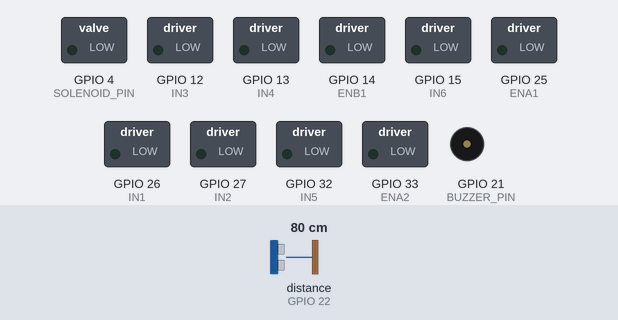
Simulated run of this sketch. Board: ESP32. Parts: switched loads named in the sketch (green lamp = pin HIGH), buzzer (waves = sounding, pin HIGH). Wiring (inferred from the names in the program): ultrasonic range finder: trigger GPIO 23; echo GPIO 22. Inputs (shaded band) come from the test bench; at power-on: distance to the obstacle (sensor on GPIO 22) 80 cm. The echo pulse lasts 58.3 µs per cm; WiFi joins after 1.5 s; servers stay silent unless stated; no MQTT or app messages arrive unless stated; pins used as bus, display or sensor lines are not drawn; what the sketch prints to the serial monitor is not drawn.

Above: at 2.7 s.
2.8 s: distance to the obstacle (sensor on GPIO 22) set to 12 cm
4.3 s: distance to the obstacle (sensor on GPIO 22) set to 9 cm
At 4.8 s:
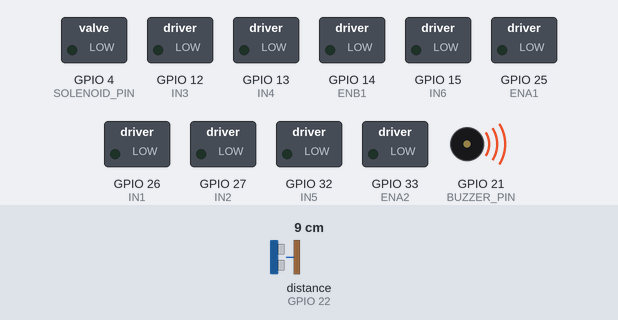
8.8 s: distance to the obstacle (sensor on GPIO 22) set to 18 cm
At 9.5 s:
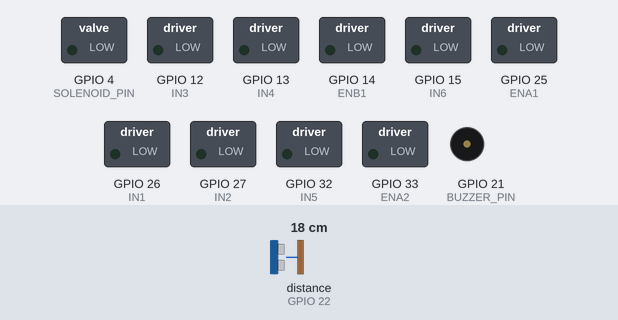
10.3 s: distance to the obstacle (sensor on GPIO 22) set to 2 cm
At 11.6 s:
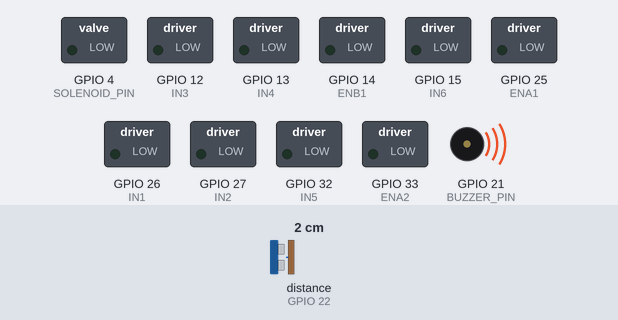
Timing chart, 0 to 12.8 s (numbered marks = the images above; inputs shaded):
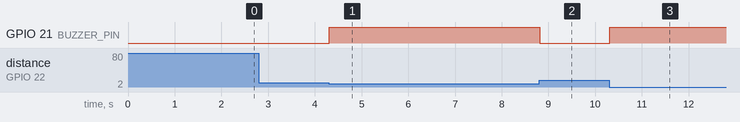

Measured:
- the behaviour switches between 11 and 10 cm on distance to the obstacle (sensor on GPIO 22) (found by bisection; images 0 and 1)
- after the input at 2.8 s, every drawn part: stays the same
- after the input at 4.3 s, GPIO 21 (BUZZER_PIN): LOW → HIGH at once
- after the input at 8.8 s, GPIO 21 (BUZZER_PIN): HIGH → LOW at once
- after the input at 10.3 s, GPIO 21 (BUZZER_PIN): LOW → HIGH at once

The sketch:

esp32.ino
```cpp
#include <WiFi.h>
#include <PubSubClient.h>
#include <ArduinoJson.h>

// =========================
// WIFI CONFIG
// =========================
const char* ssid = "Redmi 13";
const char* password = "iyapunyarael";

// =========================
// MQTT CONFIG
// =========================
const char* mqtt_server = "broker.hivemq.com";
const int mqtt_port = 1883;

WiFiClient espClient;
PubSubClient client(espClient);

// =========================
// MOTOR PINS (SESUAI KODE AWAL)
// =========================
#define ENA1 25
#define IN1 26
#define IN2 27

#define ENB1 14
#define IN3 12
#define IN4 13

#define ENA2 33
#define IN5 32
#define IN6 15

// =========================
// MOTOR CALIBRATION V6 (Advanced Mapping)
// =========================
// 1. MIN_POWER (Deadband) : Berapa PWM minimum agar motor KUAT mulai berputar?
const int MIN_POWER_KIRI = 90;
const int MIN_POWER_KANAN = 150; // Diberi 150 agar langsung kuat mendobrak beban baterai di kanan
const int MIN_POWER_BELAKANG = 120;

// 2. MAX_POWER (Top Speed) : Berapa batas atas kecepatan motor?
const int MAX_POWER_KIRI = 190;  // Dibatasi ke 190 agar kecepatan tertingginya tidak mendahului kanan
const int MAX_POWER_KANAN = 255; // Bebas mentok sampai 255
const int MAX_POWER_BELAKANG = 255;

// =========================
// SOLENOID (SHOOTER)
// =========================
#define SOLENOID_PIN 4

// =========================
// ULTRASONIC
// =========================
#define TRIG_PIN 23
#define ECHO_PIN 22

// =========================
// BUZZER
// =========================
#define BUZZER_PIN 21

// =========================
// SAFETY TIMER
// =========================
unsigned long lastCommandTime = 0;
const unsigned long SAFETY_TIMEOUT = 500;
bool isStopped = true;

// =========================
// WiFi CONNECTION
// =========================
void setup_wifi() {
  Serial.println("\nConnecting WiFi...");
  WiFi.begin(ssid, password);

  while (WiFi.status() != WL_CONNECTED) {
    delay(500);
    Serial.print(".");
  }

  Serial.println("\nWiFi Connected");
  Serial.print("IP : ");
  Serial.println(WiFi.localIP());
}

// =========================
// MOTOR CONTROL
// =========================
void setMotor(int pwmPin, int in1, int in2, int speedVal) {
  speedVal = constrain(speedVal, -255, 255);

  if(speedVal > 0) {
    digitalWrite(in1, HIGH);
    digitalWrite(in2, LOW);
    ledcWrite(pwmPin, speedVal);
  }
  else if(speedVal < 0) {
    digitalWrite(in1, LOW);
    digitalWrite(in2, HIGH);
    ledcWrite(pwmPin, abs(speedVal));
  }
  else {
    digitalWrite(in1, LOW);
    digitalWrite(in2, LOW);
    ledcWrite(pwmPin, 0);
  }
}

// =========================
// MOTOR COMMAND LANGSUNG (V6 ALGORITHM)
// =========================
void moveMotors(int motorKiri, int motorKanan, int motorBelakang) {

  // Lambda function untuk menghitung Advanced Mapping
  auto mapSpeed = [](int inputSpeed, int minPwr, int maxPwr) {
    if (inputSpeed == 0) return 0;
    int absSpeed = abs(inputSpeed);

    // Asumsikan inputSpeed dari controller antara 1 s/d 255
    // Kita petakan ke rentang minPwr s/d maxPwr yang spesifik per roda
    int mapped = map(absSpeed, 1, 255, minPwr, maxPwr);

    // Kembalikan arahnya (maju/mundur)
    return (inputSpeed > 0) ? mapped : -mapped;
  };

  // Terapkan mapping ke masing-masing roda
  int pwmKiri = mapSpeed(motorKiri, MIN_POWER_KIRI, MAX_POWER_KIRI);
  int pwmKanan = mapSpeed(motorKanan, MIN_POWER_KANAN, MAX_POWER_KANAN);
  int pwmBelakang = mapSpeed(motorBelakang, MIN_POWER_BELAKANG, MAX_POWER_BELAKANG);

  setMotor(ENA1, IN1, IN2, pwmKiri);
  setMotor(ENB1, IN3, IN4, pwmKanan);
  setMotor(ENA2, IN5, IN6, pwmBelakang);

  isStopped = false; // Tandai bahwa robot sedang bergerak
}

// =========================
// GERAKAN DASAR
// =========================
void maju(int speed) {
  int s = constrain(speed, 0, 255);
  moveMotors(s, s, 0);
}

void mundur(int speed) {
  int s = constrain(speed, 0, 255);
  moveMotors(-s, -s, 0);
}

void geserKiri(int speed) {
  int s = constrain(speed, 0, 255);
  moveMotors(s/2, -s/2, -s);
}

void geserKanan(int speed) {
  int s = constrain(speed, 0, 255);
  moveMotors(-s/2, s/2, s);
}

void rotasiKiri(int speed) {
  int s = constrain(speed, 0, 255);
  moveMotors(s, -s, s);
}

void rotasiKanan(int speed) {
  int s = constrain(speed, 0, 255);
  moveMotors(-s, s, -s);
}

void stopRobot() {
  setMotor(ENA1, IN1, IN2, 0);
  setMotor(ENB1, IN3, IN4, 0);
  setMotor(ENA2, IN5, IN6, 0);
  isStopped = true;
}

// =========================
// SOLENOID / KICKER
// =========================
void kick() {
  digitalWrite(SOLENOID_PIN, HIGH);
  delay(200);
  digitalWrite(SOLENOID_PIN, LOW);
}

// =========================
// ULTRASONIC SENSOR
// =========================
float bacaJarak() {
  digitalWrite(TRIG_PIN, LOW);
  delayMicroseconds(2);

  digitalWrite(TRIG_PIN, HIGH);
  delayMicroseconds(10);
  digitalWrite(TRIG_PIN, LOW);

  long duration = pulseIn(ECHO_PIN, HIGH, 30000);

  if(duration == 0) return -1;

  return duration * 0.0343 / 2.0;
}

// =========================
// MQTT CALLBACK
// =========================
void callback(char* topic, byte* payload, unsigned int length) {
  String data;
  for(unsigned int i = 0; i < length; i++) {
    data += (char)payload[i];
  }

  if(String(topic) == "rafly/krsbi_iot/cmd") {
    StaticJsonDocument<256> doc;
    DeserializationError err = deserializeJson(doc, data);

    if(!err) {
      String action = doc["action"];
      int speed = doc["speed"] | 150;

      Serial.printf("=> Terima JSON: %s (%d)\n", action.c_str(), speed);

      lastCommandTime = millis();

      if(action == "maju") {
        maju(speed);
      }
      else if(action == "mundur") {
        mundur(speed);
      }
      else if(action == "geserKiri") {
        geserKiri(speed);
      }
      else if(action == "geserKanan") {
        geserKanan(speed);
      }
      else if(action == "rotasiKiri") {
        rotasiKiri(speed);
      }
      else if(action == "rotasiKanan") {
        rotasiKanan(speed);
      }
      else if(action == "stop") {
        stopRobot();
      }
      else if(action == "kick") {
        kick();
      }
    } else {
      Serial.print("JSON Error: ");
      Serial.println(err.c_str());
    }
  }
}

// =========================
// MQTT RECONNECT
// =========================
void reconnect() {
  while(!client.connected()) {
    Serial.println("MQTT Connecting...");
    if(client.connect("ESP32_KIWI")) {
      Serial.println("MQTT Connected");
      client.subscribe("rafly/krsbi_iot/cmd");
    } else {
      delay(2000);
    }
  }
}

// =========================
// SETUP
// =========================
void setup() {
  Serial.begin(115200);
  Serial.println("\nSystem Ready...");

  // Setup motor pins
  pinMode(IN1, OUTPUT);
  pinMode(IN2, OUTPUT);
  pinMode(IN3, OUTPUT);
  pinMode(IN4, OUTPUT);
  pinMode(IN5, OUTPUT);
  pinMode(IN6, OUTPUT);

  // Setup solenoid
  pinMode(SOLENOID_PIN, OUTPUT);
  digitalWrite(SOLENOID_PIN, LOW);

  // Setup ultrasonic
  pinMode(TRIG_PIN, OUTPUT);
  pinMode(ECHO_PIN, INPUT);

  // Setup buzzer
  pinMode(BUZZER_PIN, OUTPUT);
  digitalWrite(BUZZER_PIN, LOW);

  // Setup PWM
  ledcAttach(ENA1, 1000, 8);
  ledcAttach(ENB1, 1000, 8);
  ledcAttach(ENA2, 1000, 8);

  // Stop all motors
  stopRobot();

  // Connect to WiFi
  setup_wifi();

  // Setup MQTT
  client.setServer(mqtt_server, mqtt_port);
  client.setCallback(callback);

  lastCommandTime = millis();
}

// =========================
// LOOP
// =========================
void loop() {
  if(!client.connected()) {
    reconnect();
  }
  client.loop();

  // Safety stop
  if(!isStopped && (millis() - lastCommandTime > SAFETY_TIMEOUT)) {
    stopRobot();
  }

  // Ultrasonic untuk obstacle
  float jarak = bacaJarak();
  if(jarak > 0 && jarak <= 10) {
    digitalWrite(BUZZER_PIN, HIGH);
  } else {
    digitalWrite(BUZZER_PIN, LOW);
  }

  delay(20);
}
```
